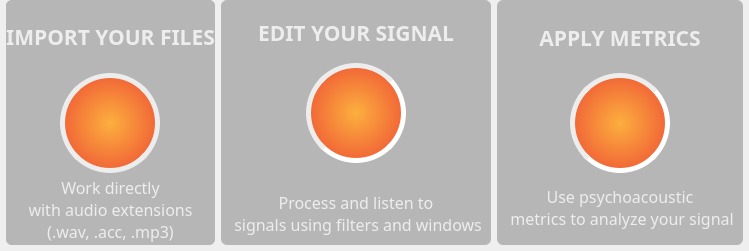
                       <widget class="QFrame" name="frame_18">
                        <property name="minimumSize">
                         <size>
                          <width>0</width>
                          <height>251</height>
                         </size>
                        </property>
                        <property name="frameShape">
                         <enum>QFrame::NoFrame</enum>
                        </property>
                        <property name="frameShadow">
                         <enum>QFrame::Raised</enum>
                        </property>
                        <layout class="QVBoxLayout" name="verticalLayout_13">
                         <property name="spacing">
                          <number>0</number>
                         </property>
                         <property name="leftMargin">
                          <number>0</number>
                         </property>
                         <property name="topMargin">
                          <number>0</number>
                         </property>
                         <property name="rightMargin">
                          <number>0</number>
                         </property>
                         <property name="bottomMargin">
                          <number>0</number>
                         </property>
                         <item>
                          <widget class="QFrame" name="frame_43">
                           <property name="frameShape">
                            <enum>QFrame::NoFrame</enum>
                           </property>
                           <property name="frameShadow">
                            <enum>QFrame::Raised</enum>
                           </property>
                           <layout class="QHBoxLayout" name="horizontalLayout_25">
                            <property name="leftMargin">
                             <number>6</number>
                            </property>
                            <property name="topMargin">
                             <number>0</number>
                            </property>
                            <property name="rightMargin">
                             <number>6</number>
                            </property>
                            <property name="bottomMargin">
                             <number>6</number>
                            </property>
                            <item>
                             <widget class="QFrame" name="frame_44">
                              <property name="minimumSize">
                               <size>
                                <width>0</width>
                                <height>0</height>
                               </size>
                              </property>
                              <property name="maximumSize">
                               <size>
                                <width>16777215</width>
                                <height>16777215</height>
                               </size>
                              </property>
                              <property name="styleSheet">
                               <string notr="true">QFrame{	
	background-color: rgb(182, 182, 182);
	border-radius: 6px
}</string>
                              </property>
                              <property name="frameShape">
                               <enum>QFrame::NoFrame</enum>
                              </property>
                              <property name="frameShadow">
                               <enum>QFrame::Raised</enum>
                              </property>
                              <layout class="QVBoxLayout" name="verticalLayout_23">
                               <property name="spacing">
                                <number>0</number>
                               </property>
                               <property name="leftMargin">
                                <number>0</number>
                               </property>
                               <property name="topMargin">
                                <number>0</number>
                               </property>
                               <property name="rightMargin">
                                <number>0</number>
                               </property>
                               <property name="bottomMargin">
                                <number>0</number>
                               </property>
                               <item>
                                <widget class="QLabel" name="label_43">
                                 <property name="font">
                                  <font>
                                   <family>PF BeauSans Pro</family>
                                   <pointsize>16</pointsize>
                                   <bold>true</bold>
                                  </font>
                                 </property>
                                 <property name="styleSheet">
                                  <string notr="true">color: rgb(237, 237, 237);</string>
                                 </property>
                                 <property name="text">
                                  <string>IMPORT YOUR FILES</string>
                                 </property>
                                 <property name="alignment">
                                  <set>Qt::AlignCenter</set>
                                 </property>
                                </widget>
                               </item>
                               <item>
                                <widget class="QFrame" name="frame_45">
                                 <property name="frameShape">
                                  <enum>QFrame::NoFrame</enum>
                                 </property>
                                 <property name="frameShadow">
                                  <enum>QFrame::Raised</enum>
                                 </property>
                                 <layout class="QHBoxLayout" name="horizontalLayout_26">
                                  <property name="spacing">
                                   <number>0</number>
                                  </property>
                                  <property name="topMargin">
                                   <number>0</number>
                                  </property>
                                  <property name="bottomMargin">
                                   <number>0</number>
                                  </property>
                                  <item>
                                   <widget class="QLabel" name="label_32">
                                    <property name="minimumSize">
                                     <size>
                                      <width>100</width>
                                      <height>100</height>
                                     </size>
                                    </property>
                                    <property name="maximumSize">
                                     <size>
                                      <width>100</width>
                                      <height>100</height>
                                     </size>
                                    </property>
                                    <property name="styleSheet">
                                     <string notr="true">background-color:  qradialgradient(spread:pad, cx:0.5, cy:0.5, radius:0.5, fx:0.5, fy:0.5, stop:0 rgba(252, 175, 62,255), stop:1 rgba(241, 102, 55, 255));

border-radius: 50px;
padding: 20px;
border: 5px  solid rgb(237, 237, 237);</string>
                                    </property>
                                    <property name="text">
                                     <string/>
                                    </property>
                                    <property name="pixmap">
                                     <pixmap resource="../Resources/resourceGui.qrc">:/icons/img/importAudio.png</pixmap>
                                    </property>
                                    <property name="scaledContents">
                                     <bool>true</bool>
                                    </property>
                                    <property name="alignment">
                                     <set>Qt::AlignCenter</set>
                                    </property>
                                   </widget>
                                  </item>
                                 </layout>
                                </widget>
                               </item>
                               <item>
                                <widget class="QLabel" name="label_45">
                                 <property name="font">
                                  <font>
                                   <family>PF BeauSans Pro</family>
                                   <pointsize>12</pointsize>
                                   <bold>false</bold>
                                  </font>
                                 </property>
                                 <property name="styleSheet">
                                  <string notr="true">color: rgb(237, 237, 237);</string>
                                 </property>
                                 <property name="text">
                                  <string>Work directly 
with audio extensions 
(.wav, .acc, .mp3)</string>
                                 </property>
                                 <property name="alignment">
                                  <set>Qt::AlignCenter</set>
                                 </property>
                                </widget>
                               </item>
                              </layout>
                             </widget>
                            </item>
                            <item>
                             <widget class="QFrame" name="frame_46">
                              <property name="styleSheet">
                               <string notr="true">QFrame{	
	background-color: rgb(182, 182, 182);
	border-radius: 6px
}</string>
                              </property>
                              <property name="frameShape">
                               <enum>QFrame::NoFrame</enum>
                              </property>
                              <property name="frameShadow">
                               <enum>QFrame::Raised</enum>
                              </property>
                              <layout class="QVBoxLayout" name="verticalLayout_24">
                               <item>
                                <widget class="QLabel" name="label_46">
                                 <property name="font">
                                  <font>
                                   <family>PF BeauSans Pro</family>
                                   <pointsize>16</pointsize>
                                   <bold>true</bold>
                                  </font>
                                 </property>
                                 <property name="styleSheet">
                                  <string notr="true">color: rgb(237, 237, 237);</string>
                                 </property>
                                 <property name="text">
                                  <string>EDIT YOUR SIGNAL</string>
                                 </property>
                                 <property name="alignment">
                                  <set>Qt::AlignCenter</set>
                                 </property>
                                </widget>
                               </item>
                               <item>
                                <widget class="QFrame" name="frame_47">
                                 <property name="frameShape">
                                  <enum>QFrame::NoFrame</enum>
                                 </property>
                                 <property name="frameShadow">
                                  <enum>QFrame::Raised</enum>
                                 </property>
                                 <layout class="QHBoxLayout" name="horizontalLayout_27">
                                  <property name="spacing">
                                   <number>0</number>
                                  </property>
                                  <property name="topMargin">
                                   <number>0</number>
                                  </property>
                                  <property name="bottomMargin">
                                   <number>0</number>
                                  </property>
                                  <item>
                                   <widget class="QLabel" name="label_47">
                                    <property name="minimumSize">
                                     <size>
                                      <width>100</width>
                                      <height>100</height>
                                     </size>
                                    </property>
                                    <property name="maximumSize">
                                     <size>
                                      <width>100</width>
                                      <height>100</height>
                                     </size>
                                    </property>
                                    <property name="styleSheet">
                                     <string notr="true">background-color:  qradialgradient(spread:pad, cx:0.5, cy:0.5, radius:0.5, fx:0.5, fy:0.5, stop:0 rgba(252, 175, 62,255), stop:1 rgba(241, 102, 55, 255));
border-radius: 50px;
padding: 20px;
border: 5px  inset rgb(237, 237, 237);</string>
                                    </property>
                                    <property name="text">
                                     <string/>
                                    </property>
                                    <property name="pixmap">
                                     <pixmap resource="../Resources/resourceGui.qrc">:/icons/img/filter.png</pixmap>
                                    </property>
                                    <property name="scaledContents">
                                     <bool>true</bool>
                                    </property>
                                    <property name="alignment">
                                     <set>Qt::AlignCenter</set>
                                    </property>
                                   </widget>
                                  </item>
                                 </layout>
                                </widget>
                               </item>
                               <item>
                                <widget class="QLabel" name="label_48">
                                 <property name="font">
                                  <font>
                                   <family>PF BeauSans Pro</family>
                                   <pointsize>12</pointsize>
                                   <bold>false</bold>
                                  </font>
                                 </property>
                                 <property name="styleSheet">
                                  <string notr="true">color: rgb(237, 237, 237);</string>
                                 </property>
                                 <property name="text">
                                  <string>
Process and listen to 
 signals using filters and windows</string>
                                 </property>
                                 <property name="alignment">
                                  <set>Qt::AlignCenter</set>
                                 </property>
                                </widget>
                               </item>
                              </layout>
                             </widget>
                            </item>
                            <item>
                             <widget class="QFrame" name="frame_48">
                              <property name="styleSheet">
                               <string notr="true">QFrame{	
	background-color: rgb(182, 182, 182);
	border-radius: 6px
}</string>
                              </property>
                              <property name="frameShape">
                               <enum>QFrame::NoFrame</enum>
                              </property>
                              <property name="frameShadow">
                               <enum>QFrame::Raised</enum>
                              </property>
                              <layout class="QVBoxLayout" name="verticalLayout_25">
                               <item>
                                <widget class="QLabel" name="label_49">
                                 <property name="font">
                                  <font>
                                   <family>PF BeauSans Pro</family>
                                   <pointsize>16</pointsize>
                                   <bold>true</bold>
                                  </font>
                                 </property>
                                 <property name="styleSheet">
                                  <string notr="true">color: rgb(237, 237, 237);</string>
                                 </property>
                                 <property name="text">
                                  <string>APPLY METRICS</string>
                                 </property>
                                 <property name="alignment">
                                  <set>Qt::AlignCenter</set>
                                 </property>
                                </widget>
                               </item>
                               <item>
                                <widget class="QFrame" name="frame_49">
                                 <property name="frameShape">
                                  <enum>QFrame::NoFrame</enum>
                                 </property>
                                 <property name="frameShadow">
                                  <enum>QFrame::Raised</enum>
                                 </property>
                                 <layout class="QHBoxLayout" name="horizontalLayout_28">
                                  <property name="spacing">
                                   <number>0</number>
                                  </property>
                                  <property name="topMargin">
                                   <number>0</number>
                                  </property>
                                  <property name="bottomMargin">
                                   <number>0</number>
                                  </property>
                                  <item>
                                   <widget class="QLabel" name="label_50">
                                    <property name="minimumSize">
                                     <size>
                                      <width>100</width>
                                      <height>100</height>
                                     </size>
                                    </property>
                                    <property name="maximumSize">
                                     <size>
                                      <width>100</width>
                                      <height>100</height>
                                     </size>
                                    </property>
                                    <property name="styleSheet">
                                     <string notr="true">background-color:  qradialgradient(spread:pad, cx:0.5, cy:0.5, radius:0.5, fx:0.5, fy:0.5, stop:0 rgba(252, 175, 62,255), stop:1 rgba(241, 102, 55, 255));
border-radius: 50px;
padding: 20px;
border: 5px  inset rgb(237, 237, 237);</string>
                                    </property>
                                    <property name="text">
                                     <string/>
                                    </property>
                                    <property name="pixmap">
                                     <pixmap resource="../Resources/resourceGui.qrc">:/icons/img/metricas.png</pixmap>
                                    </property>
                                    <property name="scaledContents">
                                     <bool>true</bool>
                                    </property>
                                    <property name="alignment">
                                     <set>Qt::AlignCenter</set>
                                    </property>
                                   </widget>
                                  </item>
                                 </layout>
                                </widget>
                               </item>
                               <item>
                                <widget class="QLabel" name="label_51">
                                 <property name="font">
                                  <font>
                                   <family>PF BeauSans Pro</family>
                                   <pointsize>12</pointsize>
                                   <bold>false</bold>
                                  </font>
                                 </property>
                                 <property name="styleSheet">
                                  <string notr="true">color: rgb(237, 237, 237);</string>
                                 </property>
                                 <property name="text">
                                  <string>Use psychoacoustic 
 metrics to analyze your signal</string>
                                 </property>
                                 <property name="alignment">
                                  <set>Qt::AlignCenter</set>
                                 </property>
                                </widget>
                               </item>
                              </layout>
                             </widget>
                            </item>
                           </layout>
                          </widget>
                         </item>
                        </layout>
                       </widget>
